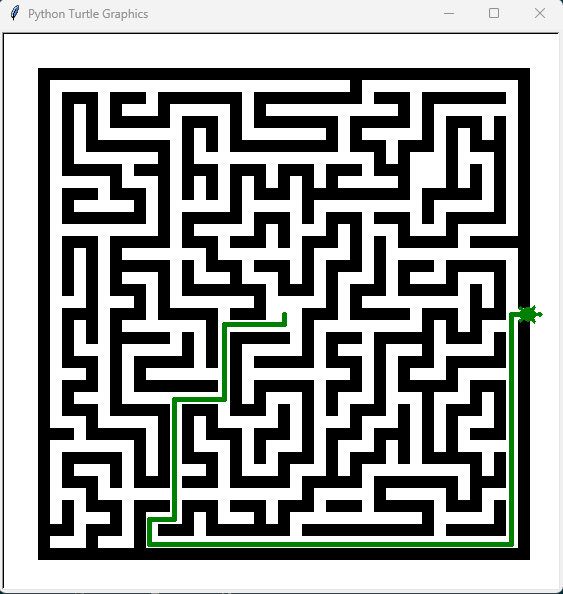

Write Python code to recreate this figure.
"""
Author: Rodion Calistru, rcalistr@purdue.edu
Assignment: 05.1 - Maze
Date: 10/09/2022

Description:
    Helps a lost turtle find its way out of a maze

Contributors:
    Rodion Calistru, rcalistr@purdue.edu [repeat for each]

My contributor(s) helped me:
    [ ] understand the assignment expectations without
        telling me how they will approach it.
    [ ] understand different ways to think about a solution
        without helping me plan my solution.
    [ ] think through the meaning of a specific error or
        bug present in my code without looking at my code.
    Note that if you helped somebody else with their code, you
    have to list that person as a contributor.

Academic Integrity Statement:
    I have not used source code obtained from any unauthorized
    source, either modified or unmodified; nor have I provided
    another student access to my code.  The project I am
    submitting is my own original work.
"""

"""Import additional modules below this line (starting with unit 6)."""
from turtle import *

"""Write new functions below this line (starting with unit 4)."""


def start():
    """This function initializes the window and the turtle.
    Do not modify this function or any of the properties it sets.
    """
    setup(564, 564)
    bgpic("maze.png")
    shape("turtle")
    color("green")
    width(5)


def main():
    #Down #1
    right(90);forward(10)
    #Left #1
    right(90);forward(60)
    #Down #2
    left(90);forward(75)
    #Left #2
    right(90);forward(50)
    #Down #3
    left(90);forward(120)
    #Left #3
    right(90);forward(25)
    #Down #4 
    left(90);forward(25)
    #Right #1
    left(90);forward(362)
    #Up #1
    left(90);forward(230)
    #Right #2
    right(90);forward(15)



"""Do not change anything below this line."""
if __name__ == "__main__":
    start()
    main()
    done()
